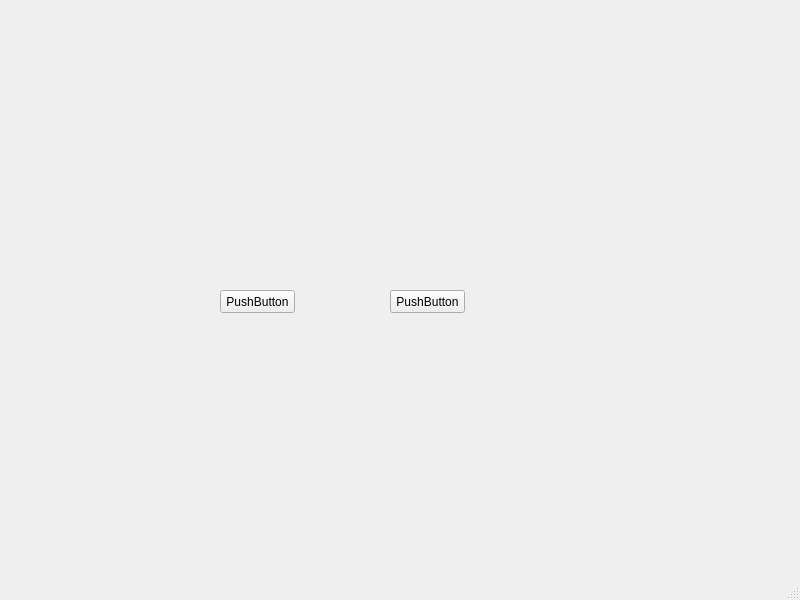
<?xml version="1.0" encoding="UTF-8"?>
<ui version="4.0">
 <class>MainWindow</class>
 <widget class="QMainWindow" name="MainWindow">
  <property name="geometry">
   <rect>
    <x>0</x>
    <y>0</y>
    <width>800</width>
    <height>600</height>
   </rect>
  </property>
  <property name="windowTitle">
   <string>MainWindow</string>
  </property>
  <widget class="QWidget" name="centralwidget">
   <widget class="QPushButton" name="pushButton">
    <property name="geometry">
     <rect>
      <x>220</x>
      <y>290</y>
      <width>75</width>
      <height>23</height>
     </rect>
    </property>
    <property name="text">
     <string>PushButton</string>
    </property>
   </widget>
   <widget class="QPushButton" name="pushButton_2">
    <property name="geometry">
     <rect>
      <x>390</x>
      <y>290</y>
      <width>75</width>
      <height>23</height>
     </rect>
    </property>
    <property name="text">
     <string>PushButton</string>
    </property>
   </widget>
  </widget>
  <widget class="QMenuBar" name="menubar">
   <property name="geometry">
    <rect>
     <x>0</x>
     <y>0</y>
     <width>800</width>
     <height>23</height>
    </rect>
   </property>
  </widget>
  <widget class="QStatusBar" name="statusbar"/>
 </widget>
 <resources/>
 <connections/>
</ui>
